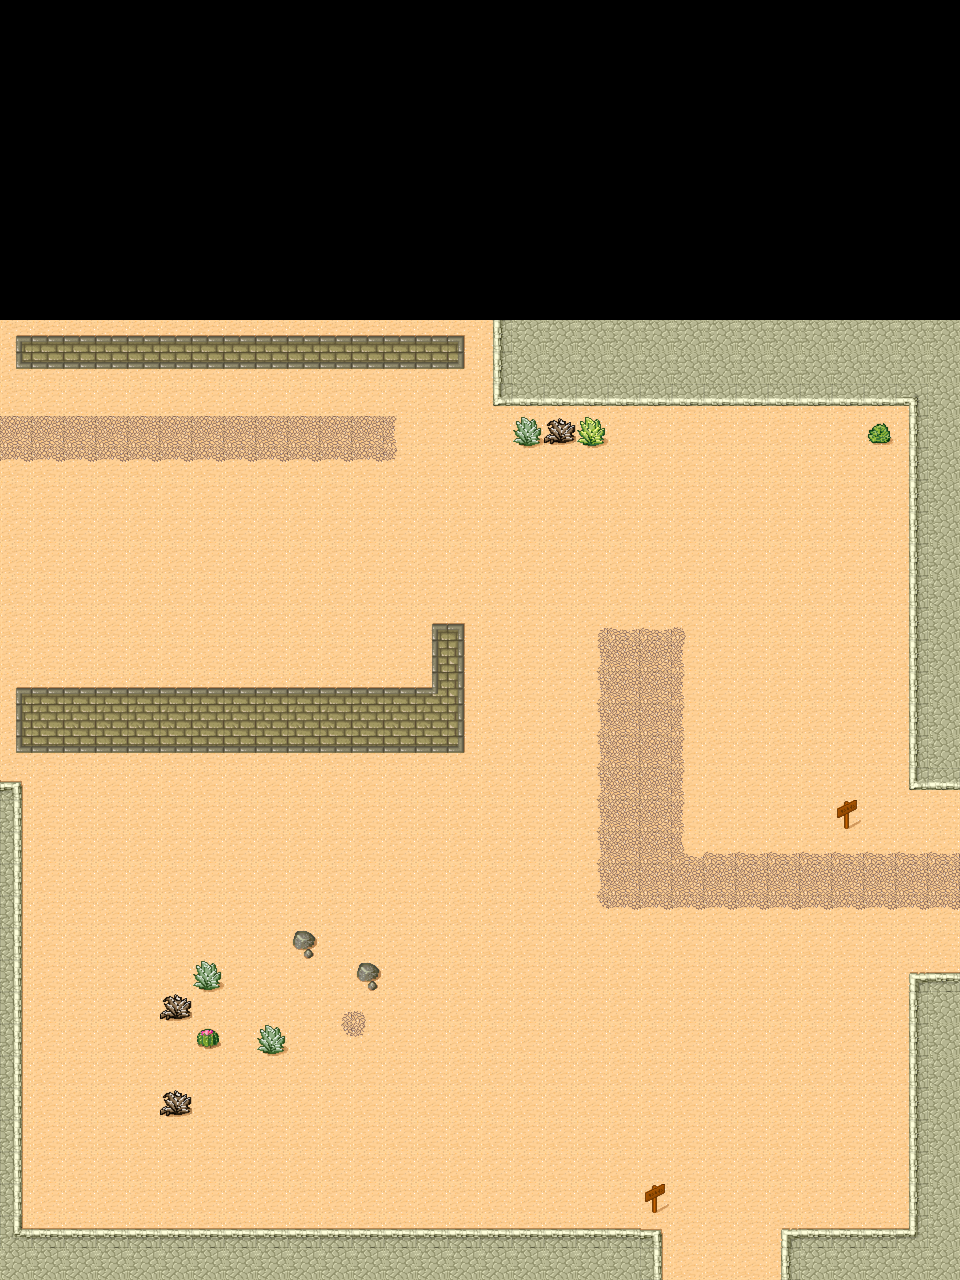

Tiled map render using the project's own tile images. Description and the map definition, with tile-layer contents summarised, below:
An orthogonal 30x40 tile map with 32x32 px tiles, 3 tile layers (Ground, GroundDeco, Decos) and 26 objects (sky, mountains, clouds, trees).

<map version="1.10" tiledversion="2025.11.21" orientation="orthogonal" renderorder="right-down" width="30" height="40" tilewidth="32" tileheight="32" infinite="0" nextlayerid="10" nextobjectid="44">
 <editorsettings>
  <export target="area2.lua" format="lua" />
 </editorsettings>
 <properties>
  <property name="ambient" value="night" />
  <property name="game_mode" value="topdown" />
  <property name="name" value="level1_area2" />
 </properties>
 <tileset firstgid="1" name="tileset_area2" tilewidth="32" tileheight="32" tilecount="48" columns="8">
  <grid orientation="orthogonal" width="1" height="1" />
  <image source="tileset_area2.png" trans="ff00ff" width="256" height="192" />
 </tileset>
 <objectgroup id="9" name="Parallax">
  <object id="40" name="sky" x="0" y="0" width="128" height="128">
   <properties>
    <property name="Type" value="parallax" />
    <property name="image" value="assets/images/parallax/layer1_sky.png" />
    <property name="offset_y" type="float" value="50" />
    <property name="parallax_factor" type="float" value="0.1" />
    <property name="repeat_x" type="bool" value="true" />
    <property name="z_index" type="int" value="1" />
   </properties>
  </object>
  <object id="41" name="mountains" x="160" y="0" width="128" height="128">
   <properties>
    <property name="Type" value="parallax" />
    <property name="image" value="assets/images/parallax/layer2_mountains.png" />
    <property name="offset_y" type="float" value="-50" />
    <property name="parallax_factor" type="float" value="0.3" />
    <property name="repeat_x" type="bool" value="true" />
    <property name="z_index" type="int" value="2" />
   </properties>
  </object>
  <object id="42" name="clouds" x="320" y="0" width="128" height="128">
   <properties>
    <property name="Type" value="parallax" />
    <property name="auto_scroll_x" type="float" value="10" />
    <property name="image" value="assets/images/parallax/layer3_clouds.png" />
    <property name="offset_y" type="float" value="120" />
    <property name="parallax_factor" type="float" value="0.5" />
    <property name="repeat_x" type="bool" value="true" />
    <property name="z_index" type="int" value="3" />
   </properties>
  </object>
  <object id="43" name="trees" x="480" y="0" width="128" height="128">
   <properties>
    <property name="Type" value="parallax" />
    <property name="image" value="assets/images/parallax/layer4_trees.png" />
    <property name="offset_y" type="float" value="250" />
    <property name="parallax_factor" type="float" value="0.7" />
    <property name="repeat_x" type="bool" value="true" />
    <property name="z_index" type="int" value="4" />
   </properties>
  </object>
 </objectgroup>
 <layer id="1" name="Ground" width="30" height="40" locked="1">
  <data>[1200 cells, 900 non-empty, 1 distinct tile ids]</data>
 </layer>
 <layer id="8" name="GroundDeco" width="30" height="40">
  <data>[1200 cells, 101 non-empty, 14 distinct tile ids]</data>
 </layer>
 <layer id="2" name="Decos" width="30" height="40">
  <data>[1200 cells, 238 non-empty, 26 distinct tile ids]</data>
 </layer>
 <objectgroup id="3" name="Walls">
  <object id="1" x="0" y="320" width="477.458" height="49.3333" />
  <object id="3" x="0" y="686.727" width="465.477" height="66.7273" />
  <object id="4" x="430" y="621.75" width="35.4091" height="64.4318" />
  <object id="5" x="288" y="928" width="32" height="32" />
  <object id="6" x="352" y="960" width="32" height="32" />
  <object id="7" x="192" y="960" width="32" height="32" />
  <object id="8" x="160" y="992" width="32" height="32" />
  <object id="9" x="192" y="1024" width="32" height="32" />
  <object id="10" x="256" y="1024" width="32" height="32" />
  <object id="11" x="160" y="1088" width="32" height="32" />
  <object id="24" x="896" y="416" width="64" height="384" />
  <object id="25" x="896" y="960" width="64" height="320" />
  <object id="26" x="768" y="1216" width="128" height="64" />
  <object id="27" x="0" y="1216" width="672" height="64" />
  <object id="28" x="0" y="768" width="32" height="448" />
  <object id="37" x="480" y="320">
   <polygon points="0,0 0,96 32,128 128,128 160,96 352,96 384,128 416,128 416,96 480,96 480,0" />
  </object>
 </objectgroup>
 <objectgroup id="7" name="Enemies">
  <object id="38" x="160" y="864" width="32" height="32">
   <properties>
    <property name="patrol_points" value="50.0,10.0;75.0,12.5" />
    <property name="type" value="bandit" />
   </properties>
  </object>
 </objectgroup>
 <objectgroup id="4" name="Portals">
  <object id="29" x="0" y="352" width="32" height="352">
   <properties>
    <property name="spawn_x" type="float" value="900" />
    <property name="spawn_y" type="float" value="150" />
    <property name="target_map" value="assets/maps/level1/area1.lua" />
    <property name="type" value="portal" />
   </properties>
  </object>
  <object id="33" x="928" y="800" width="32" height="160">
   <properties>
    <property name="spawn_x" type="float" value="25" />
    <property name="spawn_y" type="float" value="350" />
    <property name="target_map" value="assets/maps/level1/area3.lua" />
    <property name="type" value="portal" />
   </properties>
  </object>
  <object id="39" x="672" y="1248" width="96" height="32">
   <properties>
    <property name="spawn_x" type="float" value="25" />
    <property name="spawn_y" type="float" value="350" />
    <property name="target_map" value="assets/maps/level1/area3.lua" />
    <property name="type" value="portal" />
   </properties>
  </object>
 </objectgroup>
 <objectgroup id="5" name="SavePoints" visible="0">
  <object id="35" x="832" y="800" width="32" height="32">
   <properties>
    <property name="id" value="save2-1" />
    <property name="type" value="savepoint" />
   </properties>
  </object>
  <object id="36" x="640" y="1184" width="32" height="32">
   <properties>
    <property name="id" value="save2-2" />
    <property name="type" value="savepoint" />
   </properties>
  </object>
 </objectgroup>
</map>
